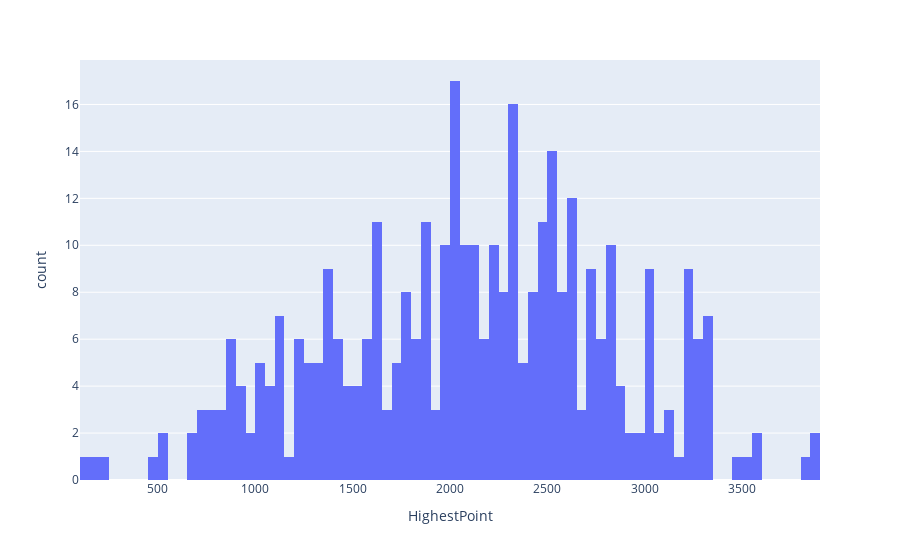
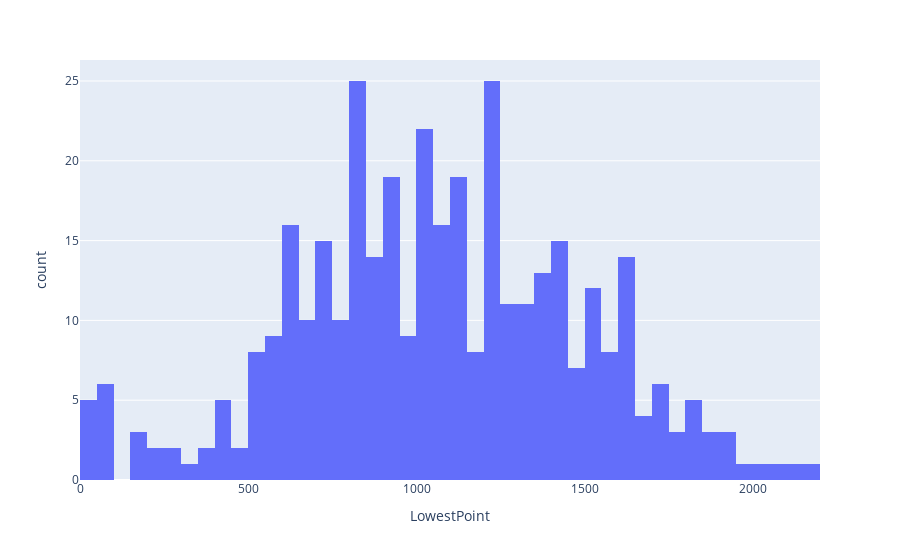
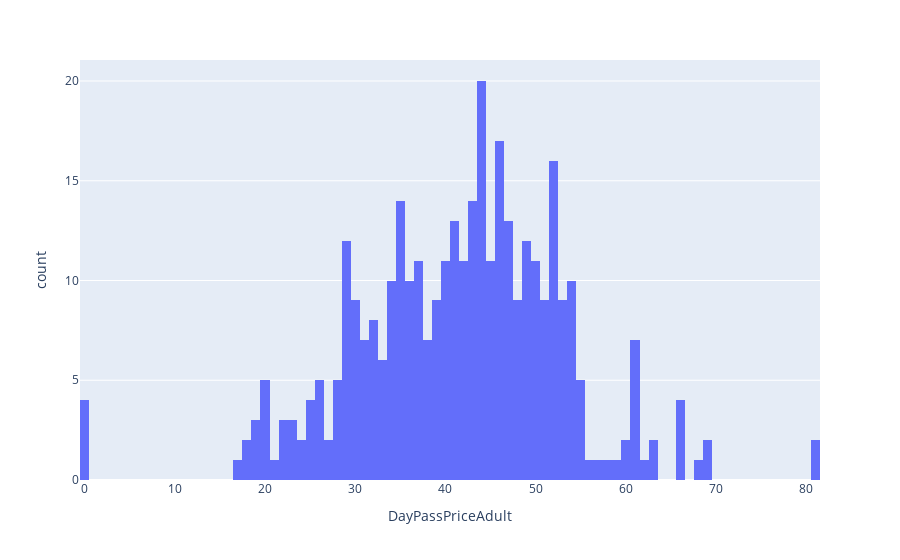
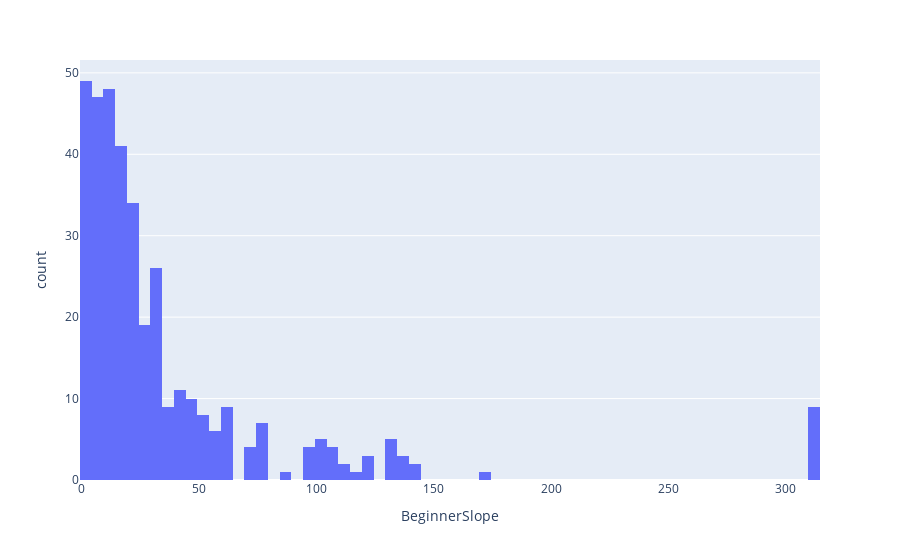

Write notebook code for charts like these, in order.
### Markdown cell above
**Your Answer:** The overview above shows the variety of the column entries. There are 376 rows in total.\
Let's have a look at the distributions via histograms:

### Code cell
num_cols = ['HighestPoint','LowestPoint','DayPassPriceAdult','BeginnerSlope','IntermediateSlope','DifficultSlope','TotalSlope','SurfaceLifts','ChairLifts','GondolaLifts','TotalLifts','LiftCapacity','SnowCannons']
for col in num_cols:
    fig = px.histogram(df, x=col,nbins=100)
    fig.show()

### Figure 1 — Plotly figure (JSON) as saved in the notebook; plotly's stock layout.template omitted (floating-point values rounded to 4 significant figures; data arrays with more than 128 entries replaced by an {"elided": "..."} marker saying what was removed)
{"data": [{"alignmentgroup": "True", "bingroup": "x", "hovertemplate": "HighestPoint=%{x}<br>count=%{y}<extra></extra>", "legendgroup": "", "marker": {"color": "#636efa", "pattern": {"shape": ""}}, "name": "", "nbinsx": 100, "offsetgroup": "", "orientation": "v", "showlegend": false, "type": "histogram", "x": {"elided": "376 int values"}, "xaxis": "x", "yaxis": "y"}], "layout": {"barmode": "relative", "legend": {"tracegroupgap": 0}, "margin": {"t": 60}, "xaxis": {"anchor": "y", "domain": [0, 1], "title": {"text": "HighestPoint"}}, "yaxis": {"anchor": "x", "domain": [0, 1], "title": {"text": "count"}}}}

### Figure 2 — Plotly figure (JSON) as saved in the notebook; plotly's stock layout.template omitted (floating-point values rounded to 4 significant figures; data arrays with more than 128 entries replaced by an {"elided": "..."} marker saying what was removed)
{"data": [{"alignmentgroup": "True", "bingroup": "x", "hovertemplate": "LowestPoint=%{x}<br>count=%{y}<extra></extra>", "legendgroup": "", "marker": {"color": "#636efa", "pattern": {"shape": ""}}, "name": "", "nbinsx": 100, "offsetgroup": "", "orientation": "v", "showlegend": false, "type": "histogram", "x": {"elided": "376 int values"}, "xaxis": "x", "yaxis": "y"}], "layout": {"barmode": "relative", "legend": {"tracegroupgap": 0}, "margin": {"t": 60}, "xaxis": {"anchor": "y", "domain": [0, 1], "title": {"text": "LowestPoint"}}, "yaxis": {"anchor": "x", "domain": [0, 1], "title": {"text": "count"}}}}

### Figure 3 — Plotly figure (JSON) as saved in the notebook; plotly's stock layout.template omitted (floating-point values rounded to 4 significant figures; data arrays with more than 128 entries replaced by an {"elided": "..."} marker saying what was removed)
{"data": [{"alignmentgroup": "True", "bingroup": "x", "hovertemplate": "DayPassPriceAdult=%{x}<br>count=%{y}<extra></extra>", "legendgroup": "", "marker": {"color": "#636efa", "pattern": {"shape": ""}}, "name": "", "nbinsx": 100, "offsetgroup": "", "orientation": "v", "showlegend": false, "type": "histogram", "x": {"elided": "376 int values"}, "xaxis": "x", "yaxis": "y"}], "layout": {"barmode": "relative", "legend": {"tracegroupgap": 0}, "margin": {"t": 60}, "xaxis": {"anchor": "y", "domain": [0, 1], "title": {"text": "DayPassPriceAdult"}}, "yaxis": {"anchor": "x", "domain": [0, 1], "title": {"text": "count"}}}}

### Figure 4 — Plotly figure (JSON) as saved in the notebook; plotly's stock layout.template omitted (floating-point values rounded to 4 significant figures; data arrays with more than 128 entries replaced by an {"elided": "..."} marker saying what was removed)
{"data": [{"alignmentgroup": "True", "bingroup": "x", "hovertemplate": "BeginnerSlope=%{x}<br>count=%{y}<extra></extra>", "legendgroup": "", "marker": {"color": "#636efa", "pattern": {"shape": ""}}, "name": "", "nbinsx": 100, "offsetgroup": "", "orientation": "v", "showlegend": false, "type": "histogram", "x": {"elided": "376 int values"}, "xaxis": "x", "yaxis": "y"}], "layout": {"barmode": "relative", "legend": {"tracegroupgap": 0}, "margin": {"t": 60}, "xaxis": {"anchor": "y", "domain": [0, 1], "title": {"text": "BeginnerSlope"}}, "yaxis": {"anchor": "x", "domain": [0, 1], "title": {"text": "count"}}}}
